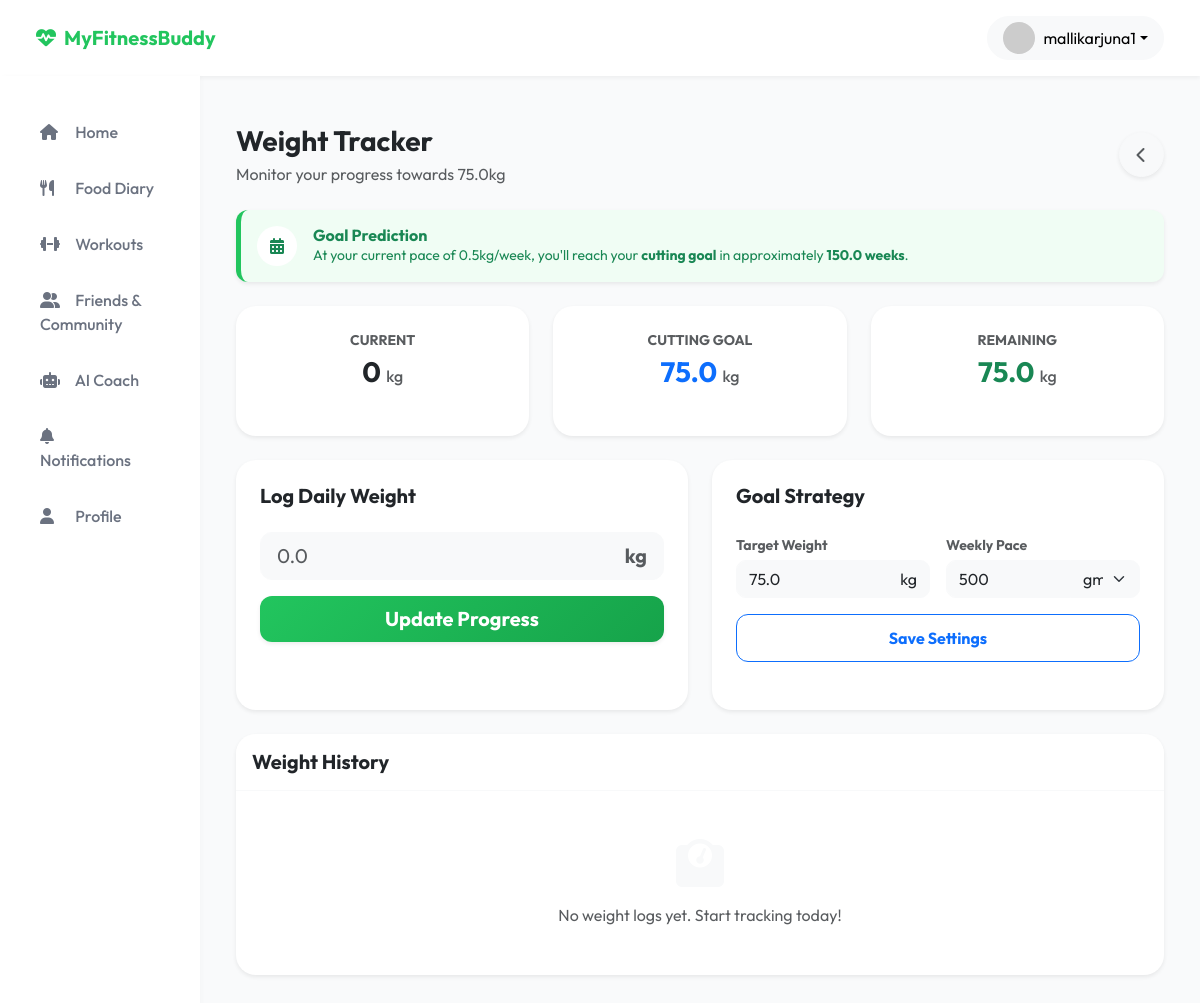
/weight/ (signed in), run on the app's committed database.
### users/models.py (models this page shows, shortened)
class User(AbstractUser):
    phone_number = models.CharField(max_length=15, unique=True, null=True, blank=True)
    email = models.EmailField(unique=True)
    gender = models.CharField(max_length=10, null=True, blank=True)
    age = models.IntegerField(null=True, blank=True)
    country = models.CharField(max_length=100, null=True, blank=True)
    height_feet = models.IntegerField(null=True, blank=True)
    height_inches = models.IntegerField(null=True, blank=True)
    height_cm = models.FloatField(null=True, blank=True)
    current_weight = models.FloatField(null=True, blank=True)
    goal_weight = models.FloatField(null=True, blank=True)
    weight_kg = models.FloatField(null=True, blank=True)
    activity_level = models.CharField(max_length=50, null=True, blank=True)
    goals_completed = models.BooleanField(default=False)
    USERNAME_FIELD = 'email'
    REQUIRED_FIELDS = ['username']

class UserGoalSettings(models.Model):
    user = models.OneToOneField(settings.AUTH_USER_MODEL, on_delete=models.CASCADE, related_name='goal_settings')
    primary_goal = models.CharField(max_length=50, default="BuildMuscle")
    current_weight = models.FloatField(default=72.0)
    target_weight = models.FloatField(default=75.0)
    weekly_goal_weight = models.FloatField(default=0.5)
    current_body_fat = models.FloatField(default=18.0)
    target_body_fat = models.FloatField(default=15.0)
    muscle_mass_goal = models.FloatField(default=35.0)
    workouts_per_week = models.IntegerField(default=4)
    daily_step_goal = models.IntegerField(default=10000)
    weekly_calorie_burn_goal = models.IntegerField(default=2000)
    daily_calorie_target = models.IntegerField(default=2500)
    protein_g = models.IntegerField(default=160)
    carbs_g = models.IntegerField(default=250)
    fats_g = models.IntegerField(default=70)
    is_adaptive_mode_enabled = models.BooleanField(default=False)
    quiet_hours_from = models.CharField(max_length=5, default="22:00")
    quiet_hours_to = models.CharField(max_length=5, default="07:00")

### web/views.py (the view, shortened to what this page needs)
# urls.py: path('weight/', views.weight_view, name='weight_log'),
@login_required(login_url='login')
def weight_view(request):
    goals_q, _ = UserGoalSettings.objects.get_or_create(user=request.user)
    weight_history = WeightLog.objects.filter(user=request.user).order_by('-date', '-created_at')
    current_w = request.user.current_weight or 0
    target_w = goals_q.target_weight or 0
    weekly_w = goals_q.weekly_goal_weight or 0.5
    weight_diff = abs(target_w - current_w)
    weeks_remaining = round(weight_diff / weekly_w, 1) if weekly_w > 0 else 0
    weekly_display = weekly_w
    weekly_unit = 'kg'
    if weekly_w < 1.0:
        weekly_display = int(weekly_w * 1000)
        weekly_unit = 'gm'
    context = {
        'weight_history': weight_history,
        'current_weight': current_w,
        'goal_weight': target_w,
        'weekly_goal': weekly_w,
        'weekly_display': weekly_display,
        'weekly_unit': weekly_unit,
        'weight_remaining': weight_diff,
        'weeks_remaining': weeks_remaining,
        'is_bulking': target_w > current_w if target_w and current_w else False,
    }
    return render(request, 'web/weight_log.html', context)

### web/context_processors.py (called while the page is built)
def social_context(request):
    if request.user.is_authenticated:
        pending_count = FriendRequest.objects.filter(receiver=request.user, status='pending').count()
        return {
            'pending_friend_requests_count': pending_count
        }
    return {
        'pending_friend_requests_count': 0
    }

### templates/web/weight_log.html (shortened to what this page needs)
{% extends 'web/base.html' %}
{% block content %}
<div class="container py-4">
    <div class="d-flex align-items-center justify-content-between mb-4">
        <div>
            <h1 class="h3 fw-bold text-dark mb-1">Weight Tracker</h1>
            <p class="text-muted mb-0">Monitor your progress towards {{ goal_weight }}kg</p>
        </div>
        <a href="{% url 'dashboard' %}" class="btn btn-light rounded-circle shadow-sm" style="width: 45px; height: 45px; display: flex; align-items: center; justify-content: center;">
            <i class="fas fa-chevron-left text-muted"></i>
        </a>
    </div>
    {% if weeks_remaining > 0 %}
    <div class="alert border-0 shadow-sm d-flex align-items-center p-3 mb-4" style="background: #F0FDF4; border-left: 5px solid #22C55E !important; border-radius: 12px;">
        <div class="rounded-circle bg-white d-flex align-items-center justify-content-center me-3" style="width: 40px; height: 40px;">
            <i class="fas fa-calendar-alt text-success"></i>
        </div>
        <div>
            <h6 class="fw-bold text-success mb-0">Goal Prediction</h6>
            <p class="text-success small mb-0">At your current pace of {{ weekly_goal }}kg/week, you'll reach your
                <span class="fw-bold">{% if is_bulking %}bulking{% else %}cutting{% endif %} goal</span>
                in approximately <span class="fw-bold">{{ weeks_remaining }} weeks</span>.
            </p>
        </div>
    </div>
    {% endif %}
    <div class="row g-4 mb-4">
        <div class="col-md-4">
            <div class="card h-100 p-4 border-0 shadow-sm text-center bg-white weight-card">
                <p class="text-uppercase text-muted fw-bold small mb-1">Current</p>
                <h3 class="fw-bold mb-0 text-dark">{{ current_weight }} <span class="h6 text-muted">kg</span></h3>
            </div>
        </div>
        <div class="col-md-4">
            <div class="card h-100 p-4 border-0 shadow-sm text-center bg-white weight-card">
                <p class="text-uppercase text-muted fw-bold small mb-1">{% if is_bulking %}Bulking{% else %}Cutting{% endif %} Goal</p>
                <h3 class="fw-bold mb-0 text-primary">{{ goal_weight }} <span class="h6 text-muted">kg</span></h3>
            </div>
        </div>
        <div class="col-md-4">
            <div class="card h-100 p-4 border-0 shadow-sm text-center bg-white weight-card">
                <p class="text-uppercase text-muted fw-bold small mb-1">Remaining</p>
                <h3 class="fw-bold mb-0 text-success">{{ weight_remaining|floatformat:1 }} <span class="h6 text-muted">kg</span></h3>
            </div>
        </div>
    </div>
    <div class="row g-4 mb-4">
        <div class="col-lg-6">
            <div class="card h-100 p-4 border-0 shadow-sm">
                <h5 class="fw-bold mb-4">Log Daily Weight</h5>
                <form method="POST">
                    <div class="input-group input-group-lg mb-3">
                        <input type="number" step="0.1" name="weight" class="form-control border-light bg-light" placeholder="0.0" required style="border-radius: 12px 0 0 12px;">
                        <span class="input-group-text border-light bg-light text-muted fw-bold" style="border-radius: 0 12px 12px 0;">kg</span>
                    </div>
                    <button type="submit" class="btn btn-log btn-lg w-100 fw-bold shadow-sm" style="border-radius: 12px;">Update Progress</button>
                </form>
            </div>
        </div>
        <div class="col-lg-6">
            <div class="card h-100 p-4 border-0 shadow-sm">
                <h5 class="fw-bold mb-4">Goal Strategy</h5>
                <form method="POST">
                    <div class="row g-3">
                        <div class="col-6">
                            <label class="small fw-bold text-muted mb-1">Target Weight</label>
                            <div class="input-group">
                                <input type="number" step="0.1" name="target_weight" value="{{ goal_weight }}" class="form-control border-light bg-light" style="border-radius: 10px 0 0 10px;">
                                <span class="input-group-text border-light bg-light small" style="border-radius: 0 10px 10px 0;">kg</span>
                            </div>
                        </div>
                        <div class="col-6">
                            <label class="small fw-bold text-muted mb-1">Weekly Pace</label>
                            <div class="input-group">
                                <input type="number" step="0.01" name="weekly_goal" value="{{ weekly_display }}" class="form-control border-light bg-light" style="border-radius: 10px 0 0 10px;">
                                <select name="weekly_unit" class="form-select border-light bg-light small" style="border-radius: 0 10px 10px 0; max-width: 70px;">
                                    <option value="gm" {% if weekly_unit == 'gm' %}selected{% endif %}>gm</option>
                                </select>
                            </div>
                        </div>
                    </div>
                    <button type="submit" class="btn btn-outline-primary w-100 mt-3 fw-bold" style="border-radius: 12px; height: 48px;">Save Settings</button>
                </form>
            </div>
        </div>
    </div>
    <div class="card border-0 shadow-sm overflow-hidden">
        <div class="card-header bg-white py-3 border-bottom border-light">
            <h5 class="fw-bold mb-0">Weight History</h5>
        </div>
        <div class="list-group list-group-flush">
            {% for log in weight_history %}
            <div class="list-group-item p-4 d-flex justify-content-between align-items-center bg-white">
                <div>
                    <h5 class="fw-bold mb-1">{{ log.weight }} kg</h5>
                    <p class="text-muted small mb-0">{{ log.date|date:"F j, Y" }}</p>
                </div>
                <a href="{% url 'weight_delete' log.id %}" class="btn btn-outline-danger btn-sm rounded-pill px-3">
                    <i class="fas fa-trash-alt me-1"></i> Delete
                </a>
            </div>
            {% empty %}
            <div class="p-5 text-center">
                <div class="mb-3">
                    <i class="fas fa-weight scale-3x text-light" style="font-size: 3rem;"></i>
                </div>
                <p class="text-muted mb-0">No weight logs yet. Start tracking today!</p>
            </div>
            {% endfor %}
        </div>
    </div>
</div>
{% endblock %}

### templates/web/base.html (shortened to what this page needs)
<!DOCTYPE html>
<html lang="en">
<head>
    <link href="https://cdn.jsdelivr.net/npm/bootstrap@5.3.0/dist/css/bootstrap.min.css" rel="stylesheet">
    <link rel="stylesheet" href="https://cdnjs.cloudflare.com/ajax/libs/font-awesome/6.4.0/css/all.min.css">
</head>
<body>
    {% if not hide_nav %}
    <nav class="navbar navbar-expand-lg navbar-light">
        <div class="container-fluid">
            <a class="navbar-brand d-flex align-items-center" href="/">
                <i class="fas fa-heartbeat me-2"></i> MyFitnessBuddy
            </a>
            <div class="ms-auto d-flex align-items-center">
                {% if user.is_authenticated %}
                <div class="dropdown">
                    <button class="btn btn-light dropdown-toggle d-flex align-items-center" type="button" id="userMenu" data-bs-toggle="dropdown" aria-expanded="false" style="border-radius: 50px; padding: 5px 15px;">
                        <img src="{% if user.profile.profile_photo %}{{ user.profile.profile_photo.url }}{% else %}https://ui-avatars.com/api/?name={{ user.username }}&background=22C55E&color=fff{% endif %}" alt="Profile" class="rounded-circle me-2" style="width: 32px; height: 32px; object-fit: cover;">
                        <span class="d-none d-md-inline">{{ user.username }}</span>
                    </button>
                </div>
                {% else %}
                <a href="{% url 'login' %}" class="btn btn-outline-success me-2 rounded-pill px-4">Login</a>
                <a href="{% url 'signup' %}" class="btn btn-primary rounded-pill px-4">Signup</a>
                {% endif %}
            </div>
        </div>
    </nav>
    {% endif %}
    <div class="container-fluid">
        <div class="row">
            {% if user.is_authenticated and not hide_nav %}
            <div class="col-lg-2 sidebar">
                <div class="nav flex-column">
                    <a class="nav-link {% if request.resolver_match.url_name == 'dashboard' %}active{% endif %}" href="{% url 'dashboard' %}">
                        <i class="fas fa-home"></i> Home
                    </a>
                    <a class="nav-link {% if request.resolver_match.url_name == 'food' %}active{% endif %}" href="{% url 'food' %}">
                        <i class="fas fa-utensils"></i> Food Diary
                    </a>
                    <a class="nav-link {% if request.resolver_match.url_name == 'workout' %}active{% endif %}" href="{% url 'workout' %}">
                        <i class="fas fa-dumbbell"></i> Workouts
                    </a>
                    <a class="nav-link {% if request.resolver_match.url_name == 'friends' %}active{% endif %}" href="{% url 'friends' %}">
                        <i class="fas fa-user-friends"></i> Friends & Community
                    </a>
                    <a class="nav-link {% if request.resolver_match.url_name == 'ai_coach' %}active{% endif %}" href="{% url 'ai_coach' %}">
                        <i class="fas fa-robot"></i> AI Coach
                    </a>
                    <a class="nav-link {% if request.resolver_match.url_name == 'notifications' %}active{% endif %}" href="{% url 'notifications' %}">
                        <i class="fas fa-bell"></i> Notifications
                    </a>
                    <a class="nav-link {% if request.resolver_match.url_name == 'profile' %}active{% endif %}" href="{% url 'profile' %}">
                        <i class="fas fa-user"></i> Profile
                    </a>
                </div>
            </div>
            {% endif %}
            <main class="{% if user.is_authenticated and not hide_nav %}col-lg-10{% else %}col-12{% endif %} p-4">
                {% block content %}{% endblock %}
            </main>
        </div>
    </div>
</body>
</html>

### templates/web/base.html (style rules this page uses)
:root { --primary-green: #22C55E; --dark-gray: #1F2937; --light-bg: #F9FAFB; --card-shadow: 0 4px 6px -1px rgba(0, 0, 0, 0.1), 0 2px 4px -1px rgba(0, 0, 0, 0.06); }
body { font-family: 'Outfit', sans-serif; background-color: var(--light-bg); color: var(--dark-gray); }
.navbar { background-color: white; box-shadow: 0 2px 4px rgba(0,0,0,0.05); padding: 1rem 1.5rem; }
.navbar-brand { font-weight: 700; color: var(--primary-green); }
.sidebar { background-color: white; min-height: calc(100vh - 72px); padding: 2rem 1.5rem; position: sticky; top: 72px; box-shadow: 2px 0 4px rgba(0,0,0,0.02); }
.nav-link { color: #6B7280; padding: 0.75rem 1rem; border-radius: 12px; margin-bottom: 0.5rem; transition: all 0.2s ease; font-weight: 500; }
.nav-link i { margin-right: 12px; width: 20px; }
.card { border: none; border-radius: 20px; box-shadow: var(--card-shadow); margin-bottom: 1.5rem; }

### templates/web/weight_log.html (style rules this page uses)
.weight-card { transition: transform 0.2s; }
.btn-log { background: linear-gradient(135deg, var(--primary-green) 0%, #16A34A 100%); color: white; border: none; }

### data on the page
User: username "mallikarjuna1"
UserGoalSettings: target_weight "75.0", weekly_goal_weight "0.5"

### other printed values
{{ weeks_remaining }} "150.0"
{{ current_weight }} "0"
{{ weight_remaining|floatformat:1 }} "75.0"
